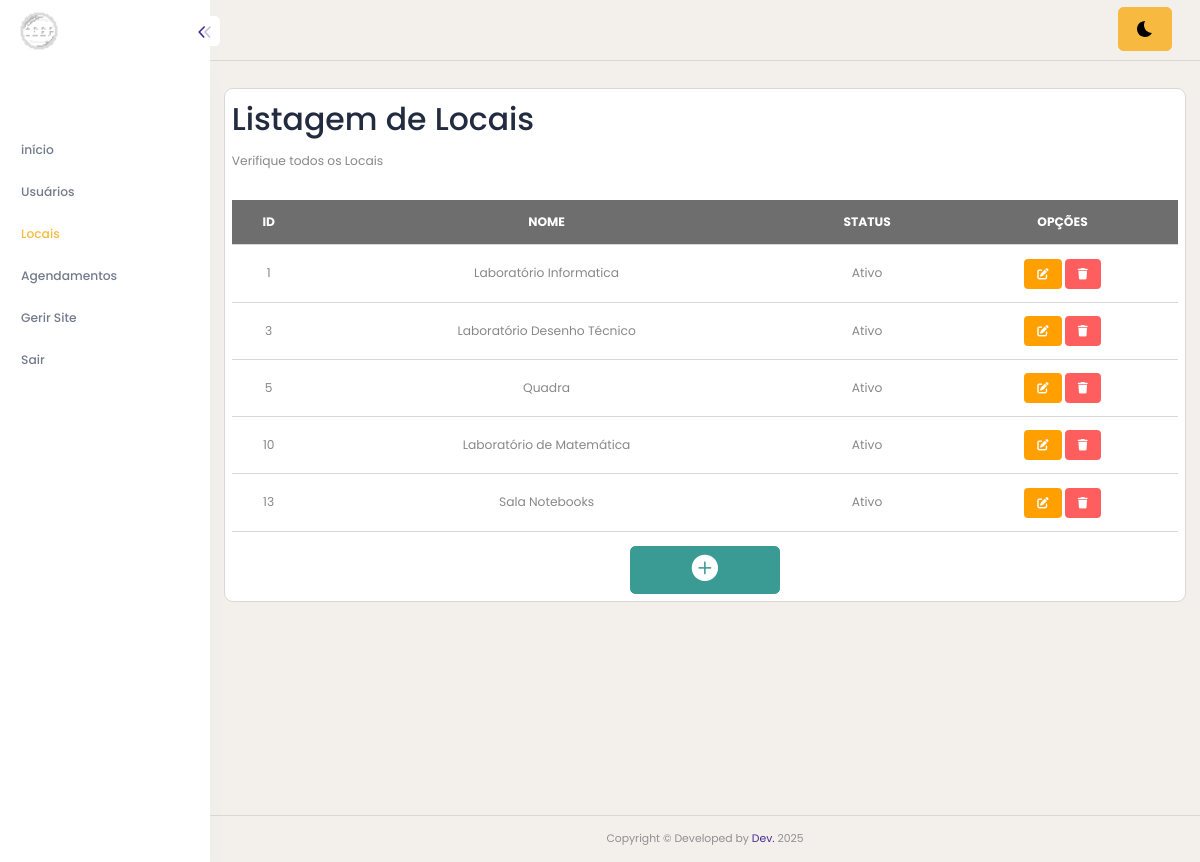
Page /locais-pesquisar.php (signed in) on the committed database.
### tables this page shows
CREATE TABLE `locais` (
  `id` int(11) NOT NULL,
  `nome` varchar(100) DEFAULT NULL,
  `status` tinyint(1) DEFAULT NULL,
  `cor` varchar(10) NOT NULL
);

### locais-pesquisar.php (the view, shortened to what this page needs)
<!DOCTYPE html>
<html lang="pt-BR">
<head>
    <?php include("app-header.php"); ?>
</head>
<body>
    <?php include("app-lateral.php"); ?>
    <div class="content-body" style="min-height: 899px;">
        <div class="container-fluid">
            <div class="row">
                <div class="card p-2">
                    <h1>Listagem de Locais</h1>
                    <p>Verifique todos os Locais</p>
                    <div class="table-responsive mt-3">
                        <table class="table">
                            <tr class="table-dark text-center">
                                <th>ID</th>
                                <th>NOME</th>
                                <th >STATUS</th>
                                <th>OPÇÕES</th>
                            </tr>
                            <?php
                            $sql = $conn->prepare("SELECT * from locais; ");
                            $sql->execute();
                            while ($dados = $sql->fetch()) {
                            ?>
                                <tr class="text-center">
                                    <td><?php echo $dados['id']; ?></td>
                                    <td><?php echo $dados['nome']; ?></td>
                                    <td>
                                        <?php
                                           if ($dados['status'] == 1) {
                                               echo "Ativo";
                                           } else {
                                               echo "Bloqueado";
                                           };
                                        ?>
                                    </td>
                                    <td class="text-center">
                                        <a href="locais-cadastro.php?id=<?php echo $dados['id']; ?>" class="btn btn-warning btn-sm"><i class="fa-solid fa-pen-to-square"></i></a>
                                        <a href="locais-deletar.php?id=<?php echo $dados['id']; ?>" class="btn btn-danger btn-sm"><i class="fa-solid fa-trash"></i></a>
                                    </td>
                                </tr>
                            <?php } ?>
                        </table>
                    </div>
                    <div class="row">
                        <div class="text-center">
                            <a href="locais-cadastro.php" class="btn btn-success" style="width: 150px;"><i class="bi bi-plus-circle-fill fs-2"></i></a>
                        </div>
                    </div>
                </div>
            </div>
        </div>
    </div>
    <?php include("app-footer.php"); ?>
</body>
</html>

### rows in the picture
locais: id "1", nome "Laboratório Informatica", status "Ativo"
locais: id "3", nome "Laboratório Desenho Técnico", status "Ativo"
locais: id "5", nome "Quadra", status "Ativo"
locais: id "10", nome "Laboratório de Matemática", status "Ativo"
locais: id "13", nome "Sala Notebooks", status "Ativo"
